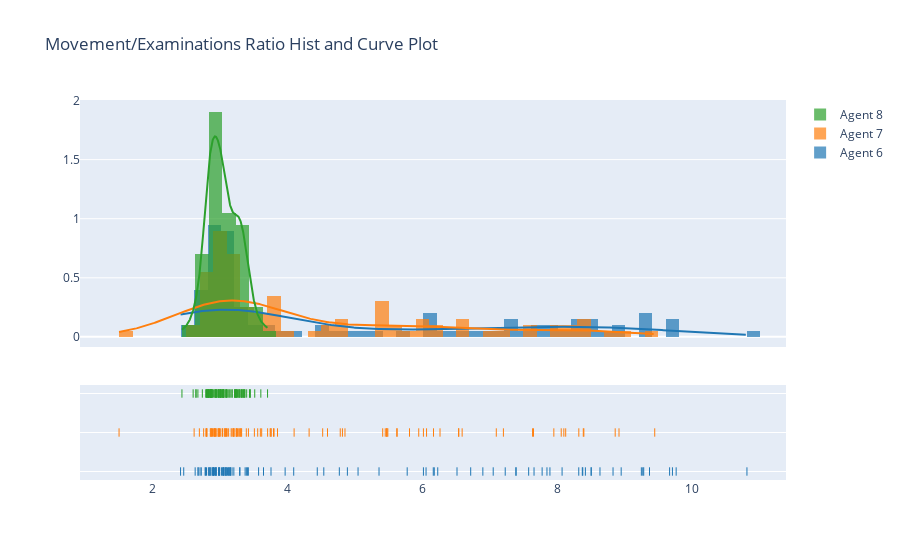

Source (notebook cell):
### Code cell
agent_6_res = [float(r) for r in agent_6_df['Ratio']]
agent_7_res = [float(r) for r in agent_7_df['Ratio']]
agent_8_res = [float(r) for r in agent_8_df['Ratio']]

hist_data = [agent_6_res, agent_7_res, agent_8_res]
group_labels = ['Agent 6', 'Agent 7', 'Agent 8']
fig_dist = ff.create_distplot(hist_data, group_labels, bin_size=.2)
fig_dist.update_layout(title_text='Movement/Examinations Ratio Hist and Curve Plot')
fig_dist.show()

### Figure 1 — Plotly figure (JSON) as saved in the notebook; plotly's stock layout.template omitted (floating-point values rounded to 4 significant figures; data arrays with more than 128 entries replaced by an {"elided": "..."} marker saying what was removed)
{"data": [{"autobinx": false, "histnorm": "probability density", "legendgroup": "Agent 6", "marker": {"color": "rgb(31, 119, 180)"}, "name": "Agent 6", "opacity": 0.7, "type": "histogram", "x": [6.515, 6.163, 8.381, 3.128, 9.67, 3.755, 3.129, 8.322, 2.994, 3.044, 8.83, 2.837, 8.374, 8.506, 4.888, 3.022, 3.571, 9.271, 4.441, 2.826, 3.644, 7.658, 7.052, 3.052, 2.976, 7.389, 2.94, 3.964, 2.885, 3.29, 2.72, 2.85, 2.702, 3.137, 2.897, 6.056, 2.987, 2.798, 9.712, 3.389, 2.916, 2.942, 3.086, 4.769, 5.047, 2.674, 5.358, 9.371, 3.109, 2.63, 3.204, 3.086, 2.782, 3.155, 9.251, 3.056, 8.951, 7.231, 7.894, 7.578, 2.46, 2.413, 2.984, 3.405, 3.086, 3.419, 8.637, 8.42, 2.895, 8.506, 2.903, 2.936, 3.088, 2.672, 2.778, 9.767, 6.718, 6.178, 6.017, 7.778, 4.538, 2.93, 6.229, 3.371, 3.152, 10.82, 3.033, 7.85, 3.177, 2.901, 2.849, 2.864, 9.286, 3.058, 6.899, 5.776, 8.074, 4.092, 7.392, 3.293], "xaxis": "x", "xbins": {"end": 10.82, "size": 0.2, "start": 2.413}, "yaxis": "y"}, {"autobinx": false, "histnorm": "probability density", "legendgroup": "Agent 7", "marker": {"color": "rgb(255, 127, 14)"}, "name": "Agent 7", "opacity": 0.7, "type": "histogram", "x": [3.308, 5.472, 3.095, 2.788, 2.898, 5.412, 8.389, 5.621, 4.593, 6.166, 5.473, 2.981, 3.073, 3.389, 6.263, 3.558, 3.178, 2.886, 4.321, 2.867, 8.398, 3.036, 6.541, 3.003, 2.924, 3.753, 4.783, 2.864, 2.99, 3.201, 2.927, 4.522, 3.704, 7.65, 2.972, 2.8, 5.81, 5.627, 3.42, 2.951, 6.54, 3.206, 3.743, 3.284, 8.128, 3.597, 4.853, 6.017, 2.913, 1.5, 3.085, 3.126, 8.862, 3.075, 3.257, 2.755, 5.488, 6.063, 3.8, 2.692, 4.098, 2.854, 2.8, 2.614, 3.03, 5.947, 3.203, 3.105, 3.277, 7.204, 2.875, 2.981, 3.757, 3.164, 3.851, 3.24, 3.319, 2.803, 5.474, 3.508, 9.449, 7.636, 7.098, 8.062, 4.815, 3.617, 3.194, 3.239, 2.934, 3.792, 3.305, 3.247, 5.45, 3.062, 8.1, 7.952, 6.591, 8.323, 8.919, 2.917], "xaxis": "x", "xbins": {"end": 9.449, "size": 0.2, "start": 1.5}, "yaxis": "y"}, {"autobinx": false, "histnorm": "probability density", "legendgroup": "Agent 8", "marker": {"color": "rgb(44, 160, 44)"}, "name": "Agent 8", "opacity": 0.7, "type": "histogram", "x": [2.928, 2.903, 3.445, 3.281, 3.027, 3.143, 3.435, 2.929, 2.978, 2.806, 3.179, 3.267, 3.239, 3.032, 3.281, 2.88, 2.937, 3.329, 3.446, 2.946, 3.216, 3.297, 3.049, 3.119, 3.229, 3.053, 3.394, 2.866, 2.82, 2.98, 3.322, 2.835, 3.345, 2.92, 2.861, 3.023, 3.367, 2.858, 2.85, 2.829, 2.999, 2.832, 3.356, 3.241, 2.939, 3.052, 3.292, 2.857, 2.798, 2.806, 2.862, 2.642, 3.245, 3.351, 3.092, 2.836, 3.054, 3.365, 3.072, 2.833, 2.812, 2.67, 2.984, 2.794, 3.321, 3.704, 3.148, 2.953, 2.996, 3.113, 3.258, 2.599, 3.227, 3.175, 2.736, 2.884, 3.003, 2.871, 2.877, 3.092, 3.036, 2.787, 2.433, 3.094, 2.871, 3.32, 2.852, 2.642, 2.975, 3.214, 2.882, 3.514, 3.047, 2.956, 3.604, 2.822, 3.003, 3.004, 3.084, 3.013], "xaxis": "x", "xbins": {"end": 3.704, "size": 0.2, "start": 2.433}, "yaxis": "y"}, {"legendgroup": "Agent 6", "marker": {"color": "rgb(31, 119, 180)"}, "mode": "lines", "name": "Agent 6", "showlegend": false, "type": "scatter", "x": {"elided": "500 float values"}, "xaxis": "x", "y": {"elided": "500 float values"}, "yaxis": "y"}, {"legendgroup": "Agent 7", "marker": {"color": "rgb(255, 127, 14)"}, "mode": "lines", "name": "Agent 7", "showlegend": false, "type": "scatter", "x": {"elided": "500 float values"}, "xaxis": "x", "y": {"elided": "500 float values"}, "yaxis": "y"}, {"legendgroup": "Agent 8", "marker": {"color": "rgb(44, 160, 44)"}, "mode": "lines", "name": "Agent 8", "showlegend": false, "type": "scatter", "x": {"elided": "500 float values"}, "xaxis": "x", "y": {"elided": "500 float values"}, "yaxis": "y"}, {"legendgroup": "Agent 6", "marker": {"color": "rgb(31, 119, 180)", "symbol": "line-ns-open"}, "mode": "markers", "name": "Agent 6", "showlegend": false, "type": "scatter", "x": [6.515, 6.163, 8.381, 3.128, 9.67, 3.755, 3.129, 8.322, 2.994, 3.044, 8.83, 2.837, 8.374, 8.506, 4.888, 3.022, 3.571, 9.271, 4.441, 2.826, 3.644, 7.658, 7.052, 3.052, 2.976, 7.389, 2.94, 3.964, 2.885, 3.29, 2.72, 2.85, 2.702, 3.137, 2.897, 6.056, 2.987, 2.798, 9.712, 3.389, 2.916, 2.942, 3.086, 4.769, 5.047, 2.674, 5.358, 9.371, 3.109, 2.63, 3.204, 3.086, 2.782, 3.155, 9.251, 3.056, 8.951, 7.231, 7.894, 7.578, 2.46, 2.413, 2.984, 3.405, 3.086, 3.419, 8.637, 8.42, 2.895, 8.506, 2.903, 2.936, 3.088, 2.672, 2.778, 9.767, 6.718, 6.178, 6.017, 7.778, 4.538, 2.93, 6.229, 3.371, 3.152, 10.82, 3.033, 7.85, 3.177, 2.901, 2.849, 2.864, 9.286, 3.058, 6.899, 5.776, 8.074, 4.092, 7.392, 3.293], "xaxis": "x", "y": ["Agent 6", "Agent 6", "Agent 6", "Agent 6", "Agent 6", "Agent 6", "Agent 6", "Agent 6", "Agent 6", "Agent 6", "Agent 6", "Agent 6", "Agent 6", "Agent 6", "Agent 6", "Agent 6", "Agent 6", "Agent 6", "Agent 6", "Agent 6", "Agent 6", "Agent 6", "Agent 6", "Agent 6", "Agent 6", "Agent 6", "Agent 6", "Agent 6", "Agent 6", "Agent 6", "Agent 6", "Agent 6", "Agent 6", "Agent 6", "Agent 6", "Agent 6", "Agent 6", "Agent 6", "Agent 6", "Agent 6", "Agent 6", "Agent 6", "Agent 6", "Agent 6", "Agent 6", "Agent 6", "Agent 6", "Agent 6", "Agent 6", "Agent 6", "Agent 6", "Agent 6", "Agent 6", "Agent 6", "Agent 6", "Agent 6", "Agent 6", "Agent 6", "Agent 6", "Agent 6", "Agent 6", "Agent 6", "Agent 6", "Agent 6", "Agent 6", "Agent 6", "Agent 6", "Agent 6", "Agent 6", "Agent 6", "Agent 6", "Agent 6", "Agent 6", "Agent 6", "Agent 6", "Agent 6", "Agent 6", "Agent 6", "Agent 6", "Agent 6", "Agent 6", "Agent 6", "Agent 6", "Agent 6", "Agent 6", "Agent 6", "Agent 6", "Agent 6", "Agent 6", "Agent 6", "Agent 6", "Agent 6", "Agent 6", "Agent 6", "Agent 6", "Agent 6", "Agent 6", "Agent 6", "Agent 6", "Agent 6"], "yaxis": "y2"}, {"legendgroup": "Agent 7", "marker": {"color": "rgb(255, 127, 14)", "symbol": "line-ns-open"}, "mode": "markers", "name": "Agent 7", "showlegend": false, "type": "scatter", "x": [3.308, 5.472, 3.095, 2.788, 2.898, 5.412, 8.389, 5.621, 4.593, 6.166, 5.473, 2.981, 3.073, 3.389, 6.263, 3.558, 3.178, 2.886, 4.321, 2.867, 8.398, 3.036, 6.541, 3.003, 2.924, 3.753, 4.783, 2.864, 2.99, 3.201, 2.927, 4.522, 3.704, 7.65, 2.972, 2.8, 5.81, 5.627, 3.42, 2.951, 6.54, 3.206, 3.743, 3.284, 8.128, 3.597, 4.853, 6.017, 2.913, 1.5, 3.085, 3.126, 8.862, 3.075, 3.257, 2.755, 5.488, 6.063, 3.8, 2.692, 4.098, 2.854, 2.8, 2.614, 3.03, 5.947, 3.203, 3.105, 3.277, 7.204, 2.875, 2.981, 3.757, 3.164, 3.851, 3.24, 3.319, 2.803, 5.474, 3.508, 9.449, 7.636, 7.098, 8.062, 4.815, 3.617, 3.194, 3.239, 2.934, 3.792, 3.305, 3.247, 5.45, 3.062, 8.1, 7.952, 6.591, 8.323, 8.919, 2.917], "xaxis": "x", "y": ["Agent 7", "Agent 7", "Agent 7", "Agent 7", "Agent 7", "Agent 7", "Agent 7", "Agent 7", "Agent 7", "Agent 7", "Agent 7", "Agent 7", "Agent 7", "Agent 7", "Agent 7", "Agent 7", "Agent 7", "Agent 7", "Agent 7", "Agent 7", "Agent 7", "Agent 7", "Agent 7", "Agent 7", "Agent 7", "Agent 7", "Agent 7", "Agent 7", "Agent 7", "Agent 7", "Agent 7", "Agent 7", "Agent 7", "Agent 7", "Agent 7", "Agent 7", "Agent 7", "Agent 7", "Agent 7", "Agent 7", "Agent 7", "Agent 7", "Agent 7", "Agent 7", "Agent 7", "Agent 7", "Agent 7", "Agent 7", "Agent 7", "Agent 7", "Agent 7", "Agent 7", "Agent 7", "Agent 7", "Agent 7", "Agent 7", "Agent 7", "Agent 7", "Agent 7", "Agent 7", "Agent 7", "Agent 7", "Agent 7", "Agent 7", "Agent 7", "Agent 7", "Agent 7", "Agent 7", "Agent 7", "Agent 7", "Agent 7", "Agent 7", "Agent 7", "Agent 7", "Agent 7", "Agent 7", "Agent 7", "Agent 7", "Agent 7", "Agent 7", "Agent 7", "Agent 7", "Agent 7", "Agent 7", "Agent 7", "Agent 7", "Agent 7", "Agent 7", "Agent 7", "Agent 7", "Agent 7", "Agent 7", "Agent 7", "Agent 7", "Agent 7", "Agent 7", "Agent 7", "Agent 7", "Agent 7", "Agent 7"], "yaxis": "y2"}, {"legendgroup": "Agent 8", "marker": {"color": "rgb(44, 160, 44)", "symbol": "line-ns-open"}, "mode": "markers", "name": "Agent 8", "showlegend": false, "type": "scatter", "x": [2.928, 2.903, 3.445, 3.281, 3.027, 3.143, 3.435, 2.929, 2.978, 2.806, 3.179, 3.267, 3.239, 3.032, 3.281, 2.88, 2.937, 3.329, 3.446, 2.946, 3.216, 3.297, 3.049, 3.119, 3.229, 3.053, 3.394, 2.866, 2.82, 2.98, 3.322, 2.835, 3.345, 2.92, 2.861, 3.023, 3.367, 2.858, 2.85, 2.829, 2.999, 2.832, 3.356, 3.241, 2.939, 3.052, 3.292, 2.857, 2.798, 2.806, 2.862, 2.642, 3.245, 3.351, 3.092, 2.836, 3.054, 3.365, 3.072, 2.833, 2.812, 2.67, 2.984, 2.794, 3.321, 3.704, 3.148, 2.953, 2.996, 3.113, 3.258, 2.599, 3.227, 3.175, 2.736, 2.884, 3.003, 2.871, 2.877, 3.092, 3.036, 2.787, 2.433, 3.094, 2.871, 3.32, 2.852, 2.642, 2.975, 3.214, 2.882, 3.514, 3.047, 2.956, 3.604, 2.822, 3.003, 3.004, 3.084, 3.013], "xaxis": "x", "y": ["Agent 8", "Agent 8", "Agent 8", "Agent 8", "Agent 8", "Agent 8", "Agent 8", "Agent 8", "Agent 8", "Agent 8", "Agent 8", "Agent 8", "Agent 8", "Agent 8", "Agent 8", "Agent 8", "Agent 8", "Agent 8", "Agent 8", "Agent 8", "Agent 8", "Agent 8", "Agent 8", "Agent 8", "Agent 8", "Agent 8", "Agent 8", "Agent 8", "Agent 8", "Agent 8", "Agent 8", "Agent 8", "Agent 8", "Agent 8", "Agent 8", "Agent 8", "Agent 8", "Agent 8", "Agent 8", "Agent 8", "Agent 8", "Agent 8", "Agent 8", "Agent 8", "Agent 8", "Agent 8", "Agent 8", "Agent 8", "Agent 8", "Agent 8", "Agent 8", "Agent 8", "Agent 8", "Agent 8", "Agent 8", "Agent 8", "Agent 8", "Agent 8", "Agent 8", "Agent 8", "Agent 8", "Agent 8", "Agent 8", "Agent 8", "Agent 8", "Agent 8", "Agent 8", "Agent 8", "Agent 8", "Agent 8", "Agent 8", "Agent 8", "Agent 8", "Agent 8", "Agent 8", "Agent 8", "Agent 8", "Agent 8", "Agent 8", "Agent 8", "Agent 8", "Agent 8", "Agent 8", "Agent 8", "Agent 8", "Agent 8", "Agent 8", "Agent 8", "Agent 8", "Agent 8", "Agent 8", "Agent 8", "Agent 8", "Agent 8", "Agent 8", "Agent 8", "Agent 8", "Agent 8", "Agent 8", "Agent 8"], "yaxis": "y2"}], "layout": {"barmode": "overlay", "hovermode": "closest", "legend": {"traceorder": "reversed"}, "title": {"text": "Movement/Examinations Ratio Hist and Curve Plot"}, "xaxis": {"anchor": "y2", "domain": [0, 1], "zeroline": false}, "yaxis": {"anchor": "free", "domain": [0.35, 1], "position": 0}, "yaxis2": {"anchor": "x", "domain": [0, 0.25], "dtick": 1, "showticklabels": false}}}
